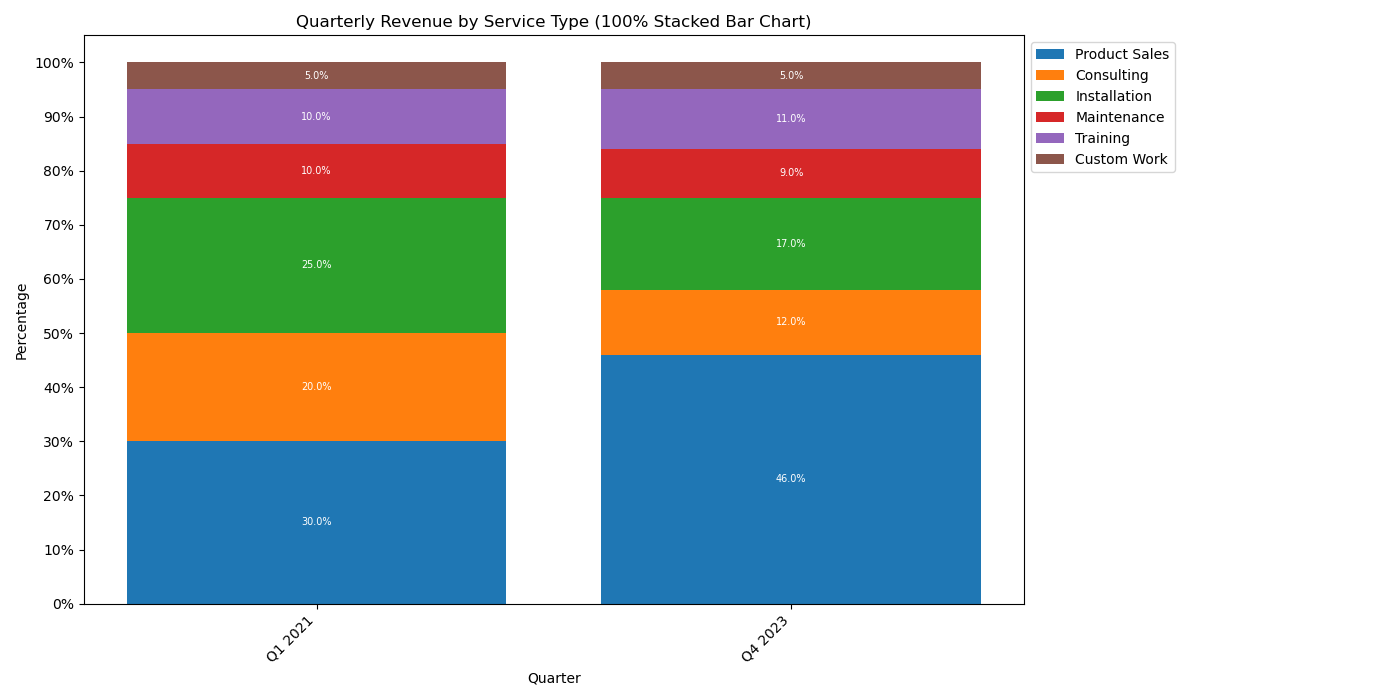

Here is the Python script that generated this plot:

import matplotlib.pyplot as plt
import numpy as np

# Data from the chart table
data = [
    {'Quarter': 'Q1 2021', ' Product Sales': ' 30%', ' Consulting': ' 20%', ' Installation': ' 25%', ' Maintenance': ' 10%', ' Training': ' 10%', ' Custom Work': ' 5%'},
    # ... (include all the other data points here)
    {'Quarter': 'Q4 2023', ' Product Sales': ' 46%', ' Consulting': ' 12%', ' Installation': ' 17%', ' Maintenance': ' 9%', ' Training': ' 11%', ' Custom Work': ' 5%'}
]

# Extract categories and convert percentages to numbers
categories = [' Product Sales', ' Consulting', ' Installation', ' Maintenance', ' Training', ' Custom Work']
quarters = [entry['Quarter'] for entry in data]
dataset = {category: [float(entry[category].strip('%')) for entry in data] for category in categories}

# Stack data for 100% stacking
bottoms = np.zeros(len(data))

# Colors for each category
colors = ['#1f77b4', '#ff7f0e', '#2ca02c', '#d62728', '#9467bd', '#8c564b']

# Start plotting
fig, ax = plt.subplots(figsize=(14, 7))

for i, (category, color) in enumerate(zip(categories, colors)):
    values = dataset[category]
    ax.bar(quarters, values, label=category.strip(), bottom=bottoms, color=color)
    # Update the bottoms for the next stack
    bottoms += np.array(values)

# Y-axis should show percentage
ax.set_yticks(range(0, 101, 10))
ax.set_yticklabels([f"{i}%" for i in range(0, 101, 10)])

# Rotating the x-axis labels for better visibility
plt.xticks(rotation=45, ha='right')

# Title and labels
ax.set_title('Quarterly Revenue by Service Type (100% Stacked Bar Chart)')
ax.set_xlabel('Quarter')
ax.set_ylabel('Percentage')

# Legend
ax.legend(loc='upper left', bbox_to_anchor=(1, 1))

# Add value labels on top of each bar stack
for i, quarter in enumerate(quarters):
    y_offset = 0
    for j, category in enumerate(categories):
        value = dataset[category][i]
        if value:
            ax.text(i, y_offset + value/2, f"{value}%", ha='center', va='center', color='white', fontsize=7)
        y_offset += value

# Adjust layout to make room for the legend
plt.tight_layout(rect=[0, 0, 0.85, 1])

# Display the plot
plt.show()
